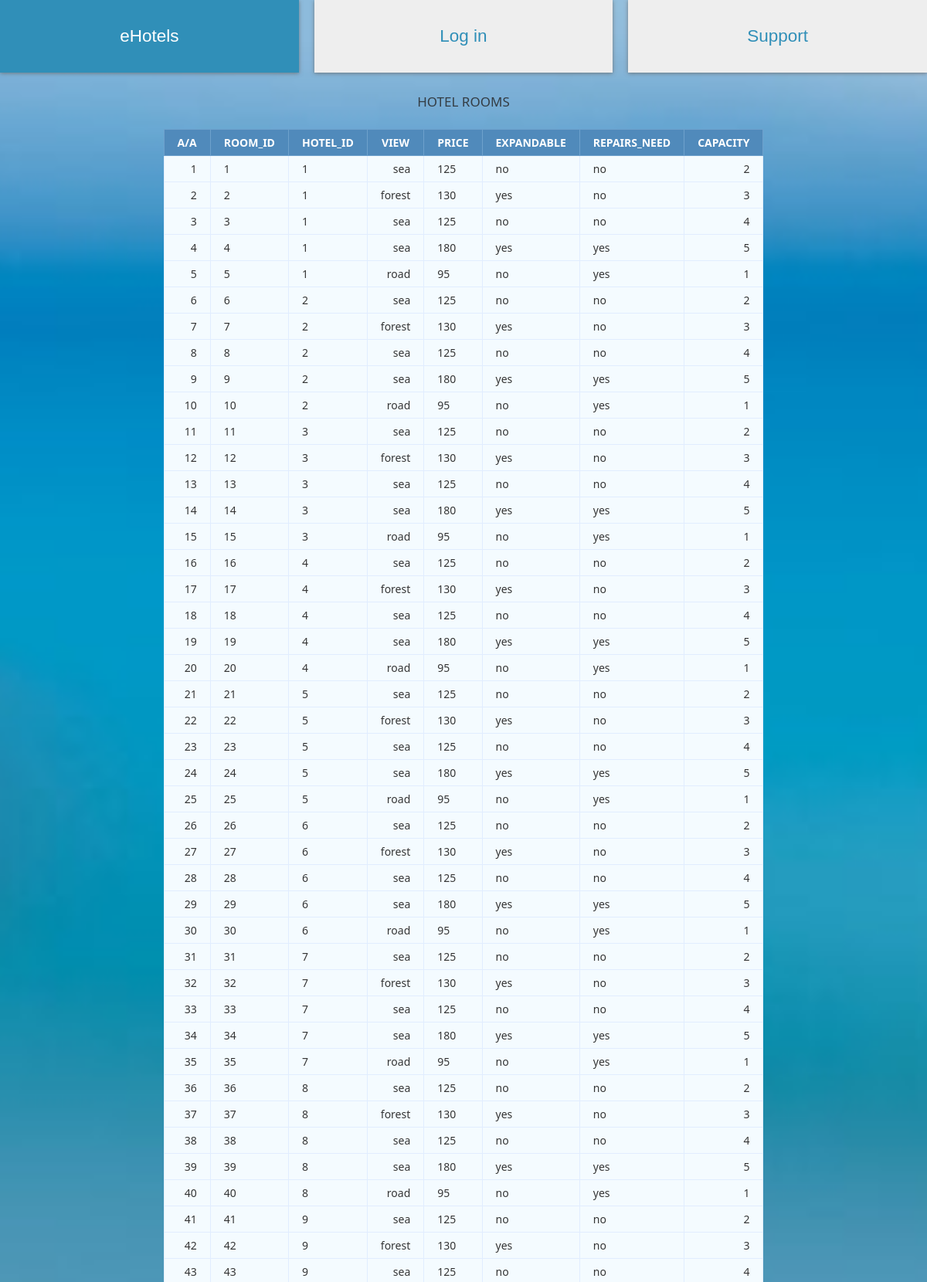
The app's page /Html,php/view_hotel_room.php (upper part) with its own data.
### tables this page shows
CREATE TABLE `hotel_room` (
  `Room_id` int(11) NOT NULL,
  `Hotel_id` int(11) NOT NULL,
  `View` varchar(45) NOT NULL,
  `Price` int(11) NOT NULL,
  `Expandable` varchar(45) NOT NULL,
  `Repairs_need` varchar(45) NOT NULL,
  `Capacity` int(11) NOT NULL
);

### Html,php/view_hotel_room.php (the view, shortened to what this page needs)
<html lang="gre">
  <head>
    <?php include "cssCode.php" ?>
</head>
  <body>
    <div class="wrapper">
      <?php include "top_buttons.php"  ?>
<html>
<body>
<?php
$conn = mysqli_connect("127.0.0.1","root","","test");
$sql = "SELECT *
			FROM hotel_room";
$query = mysqli_query($conn, $sql);
?>
<html>
<head>
</head>
<body>
	<b><h1>Hotel Rooms</h1><br></b>
	<table class="data-table">
		<thead>
			<tr>
				<th>A/A</th>
				<th>Room_ID</th>
				<th>Hotel_ID</th>
				<th>View</th>
				<th>Price</th>
				<th>Expandable</th>
				<th>Repairs_need</th>
				<th>Capacity</th>
			</tr>
		</thead>
		<tbody>
		<?php
		$no 	= 1;
 		while ($row = mysqli_fetch_array($query))
		{
 			echo '<tr>
					<td>'.$no.'</td>
					<td>'.$row['Room_id'].'</td>
					<td>'.$row['Hotel_id'].'</td>
					<td>'.$row['View'] .'</td>
					<td>'.$row['Price'] .'</td>
					<td>'.$row['Expandable'] . '</td>
					<td>'.$row['Repairs_need'] . '</td>
					<td>'.$row['Capacity'] . '</td>
 				</tr>';
 			$no++;
		}?>
		</tbody>
	</table>
</body>
</html>

### Html,php/w3.css (style rules this page uses)
:root { --primary:rgb(83, 168, 230); --dark:rgb(48, 143, 184); --light:#fff; --shadow:0 1px 5px rgba(104,104,104, 0.8); --advancedSearch:#eee; }
html { box-sizing:border-box }
*,*:before,*:after { box-sizing:inherit }
html { -ms-text-size-adjust:100%;-webkit-text-size-adjust:100% }
body { margin:0 }
html,body { font-family:Verdana,sans-serif;font-size:15px;line-height:1.5 }
html { overflow-x:hidden }
h1 { font-size:36px }
h1,h2,h3,h4,h5,h6 { font-family:"Segoe UI",Arial,sans-serif;font-weight:400;margin:10px 0 }

### Html,php/eHotels.css (style rules this page uses)
:root { --primary:rgb(83, 168, 230); --dark:rgb(48, 143, 184); --light:#fff; --shadow:0 1px 5px rgba(104,104,104, 0.8); --advancedSearch:rgb(0, 0, 0); }
* { margin:0; padding:0; }
body { background-color:rgb(251, 253, 255); background: url("./image/eHotels.jpg"); background-size: cover; background-position: bottom; }

### Html,php/checkbox.css (style rules this page uses)
:root { --primary:rgb(83, 168, 230); --dark:rgb(48, 143, 184); --light:#fff; --shadow:0 1px 5px rgba(104,104,104, 0.8); }

### Html,php/view_hotel_room.php (style rules this page uses)
body { font-size: 15px; color: #343d44; font-family: "segoe-ui", "open-sans", tahoma, arial; padding: 0; margin: 0; }
table { margin: auto; font-family: "Lucida Sans Unicode", "Lucida Grande", "Segoe Ui"; font-size: 12px; }
h1 { margin: 25px auto 0; text-align: center; text-transform: uppercase; font-size: 17px; }
table td { transition: all .5s; }
.data-table { border-collapse: collapse; font-size: 14px; min-width: 537px; }
.data-table th, .data-table td { border: 1px solid #e1edff; padding: 7px 17px; }
.data-table thead th { background-color: #508abb; color: #FFFFFF; border-color: #6ea1cc !important; text-transform: uppercase; }
.data-table tbody td { color: #353535; }
.data-table tbody td:first-child, .data-table tbody td:nth-child(4), .data-table tbody td:last-child { text-align: right; }
.data-table tbody tr:nth-child(odd) td { background-color: #f4fbff; }
.data-table tbody tr:nth-child(even) td { background-color: #f4fbff; }

### records on screen
hotel_room: Room "1", Hotel "1", View "sea", Price "125", Expandable "no", Repairs_need "no", Capacity "2"
hotel_room: Room "2", Hotel "1", View "forest", Price "130", Expandable "yes", Repairs_need "no", Capacity "3"
hotel_room: Room "3", Hotel "1", View "sea", Price "125", Expandable "no", Repairs_need "no", Capacity "4"
hotel_room: Room "4", Hotel "1", View "sea", Price "180", Expandable "yes", Repairs_need "yes", Capacity "5"
hotel_room: Room "5", Hotel "1", View "road", Price "95", Expandable "no", Repairs_need "yes", Capacity "1"
hotel_room: Room "6", Hotel "2", View "sea", Price "125", Expandable "no", Repairs_need "no", Capacity "2"
hotel_room: Room "7", Hotel "2", View "forest", Price "130", Expandable "yes", Repairs_need "no", Capacity "3"
hotel_room: Room "8", Hotel "2", View "sea", Price "125", Expandable "no", Repairs_need "no", Capacity "4"
hotel_room: Room "9", Hotel "2", View "sea", Price "180", Expandable "yes", Repairs_need "yes", Capacity "5"
hotel_room: Room "10", Hotel "2", View "road", Price "95", Expandable "no", Repairs_need "yes", Capacity "1"
hotel_room: Room "11", Hotel "3", View "sea", Price "125", Expandable "no", Repairs_need "no", Capacity "2"
hotel_room: Room "12", Hotel "3", View "forest", Price "130", Expandable "yes", Repairs_need "no", Capacity "3"
hotel_room: Room "13", Hotel "3", View "sea", Price "125", Expandable "no", Repairs_need "no", Capacity "4"
hotel_room: Room "14", Hotel "3", View "sea", Price "180", Expandable "yes", Repairs_need "yes", Capacity "5"
hotel_room: Room "15", Hotel "3", View "road", Price "95", Expandable "no", Repairs_need "yes", Capacity "1"
hotel_room: Room "16", Hotel "4", View "sea", Price "125", Expandable "no", Repairs_need "no", Capacity "2"
hotel_room: Room "17", Hotel "4", View "forest", Price "130", Expandable "yes", Repairs_need "no", Capacity "3"
hotel_room: Room "18", Hotel "4", View "sea", Price "125", Expandable "no", Repairs_need "no", Capacity "4"
hotel_room: Room "19", Hotel "4", View "sea", Price "180", Expandable "yes", Repairs_need "yes", Capacity "5"
hotel_room: Room "20", Hotel "4", View "road", Price "95", Expandable "no", Repairs_need "yes", Capacity "1"
hotel_room: Room "21", Hotel "5", View "sea", Price "125", Expandable "no", Repairs_need "no", Capacity "2"
hotel_room: Room "22", Hotel "5", View "forest", Price "130", Expandable "yes", Repairs_need "no", Capacity "3"
hotel_room: Room "23", Hotel "5", View "sea", Price "125", Expandable "no", Repairs_need "no", Capacity "4"
hotel_room: Room "24", Hotel "5", View "sea", Price "180", Expandable "yes", Repairs_need "yes", Capacity "5"
hotel_room: Room "25", Hotel "5", View "road", Price "95", Expandable "no", Repairs_need "yes", Capacity "1"
hotel_room: Room "26", Hotel "6", View "sea", Price "125", Expandable "no", Repairs_need "no", Capacity "2"
hotel_room: Room "27", Hotel "6", View "forest", Price "130", Expandable "yes", Repairs_need "no", Capacity "3"
hotel_room: Room "28", Hotel "6", View "sea", Price "125", Expandable "no", Repairs_need "no", Capacity "4"
hotel_room: Room "29", Hotel "6", View "sea", Price "180", Expandable "yes", Repairs_need "yes", Capacity "5"
hotel_room: Room "30", Hotel "6", View "road", Price "95", Expandable "no", Repairs_need "yes", Capacity "1"
hotel_room: Room "31", Hotel "7", View "sea", Price "125", Expandable "no", Repairs_need "no", Capacity "2"
hotel_room: Room "32", Hotel "7", View "forest", Price "130", Expandable "yes", Repairs_need "no", Capacity "3"
hotel_room: Room "33", Hotel "7", View "sea", Price "125", Expandable "no", Repairs_need "no", Capacity "4"
hotel_room: Room "34", Hotel "7", View "sea", Price "180", Expandable "yes", Repairs_need "yes", Capacity "5"
hotel_room: Room "35", Hotel "7", View "road", Price "95", Expandable "no", Repairs_need "yes", Capacity "1"
hotel_room: Room "36", Hotel "8", View "sea", Price "125", Expandable "no", Repairs_need "no", Capacity "2"
hotel_room: Room "37", Hotel "8", View "forest", Price "130", Expandable "yes", Repairs_need "no", Capacity "3"
hotel_room: Room "38", Hotel "8", View "sea", Price "125", Expandable "no", Repairs_need "no", Capacity "4"
hotel_room: Room "39", Hotel "8", View "sea", Price "180", Expandable "yes", Repairs_need "yes", Capacity "5"
hotel_room: Room "40", Hotel "8", View "road", Price "95", Expandable "no", Repairs_need "yes", Capacity "1"
hotel_room: Room "41", Hotel "9", View "sea", Price "125", Expandable "no", Repairs_need "no", Capacity "2"
hotel_room: Room "42", Hotel "9", View "forest", Price "130", Expandable "yes", Repairs_need "no", Capacity "3"
hotel_room: Room "43", Hotel "9", View "sea", Price "125", Expandable "no", Repairs_need "no", Capacity "4"

### other values on screen
$loggedInAs "Log in"
